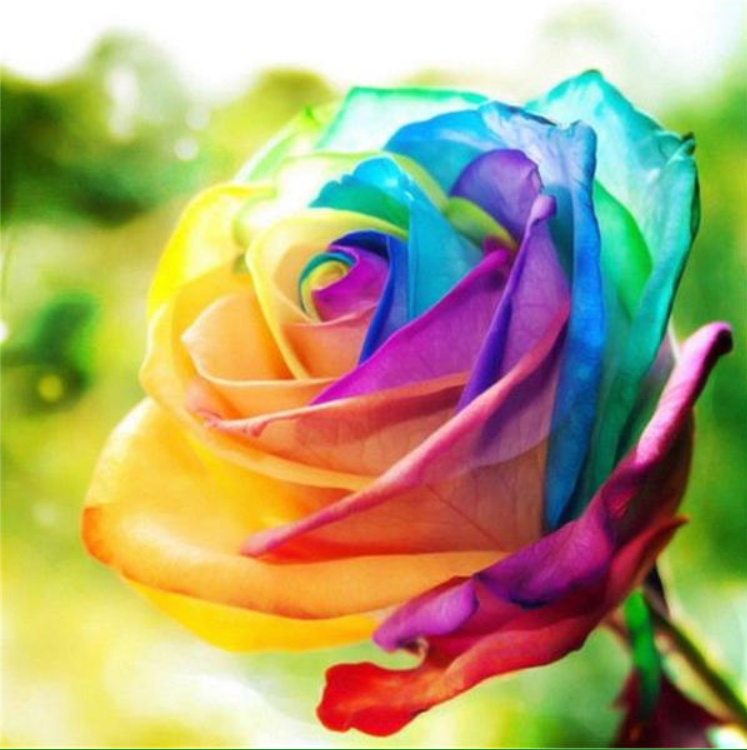
#> input picture PycharmProjects/PrelucrareaImaginilor/F.png, 747 x 750 px, given in place of flower.jpg, which was not available
$ python tema2.py
#> lines starting #> are read from the running program, lines starting #| are printed output that depends on the picture; after the words box and inside, x2 and y2 are one past the last pixel; in counts of white or black regions, pixels touching at a corner belong together; pictures that were not available may be replaced by others from this repository, and a replacement may not be noted
import cv2
import numpy as np
import matplotlib.pyplot as plt
import os


DEFAULT_IMAGE_PATH = r'C:\Users\User1\Desktop\flower.jpg'


img = cv2.imread(DEFAULT_IMAGE_PATH)
#> img is the input picture: shape (750, 747, 3); mean B, G, R 116.9, 164.6, 172.4
if img is None:
    raise FileNotFoundError("Imaginea nu a fost găsită. Verifică calea!")


gray = cv2.cvtColor(img, cv2.COLOR_BGR2GRAY)
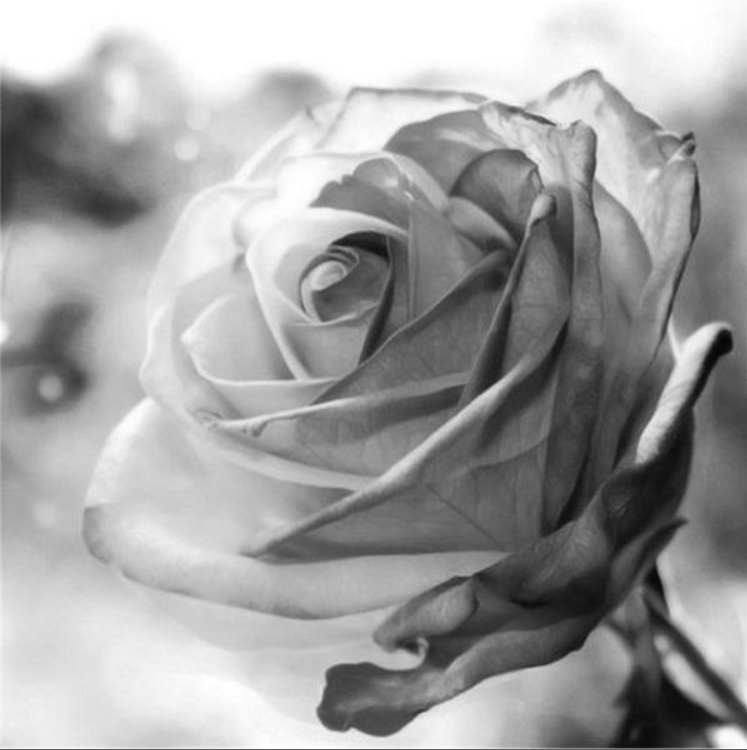
#> gray: shape (750, 747); min 5, max 255, mean 161.5

base_dir = os.path.dirname(DEFAULT_IMAGE_PATH)
output_dir = os.path.join(base_dir, "output_tema_lab_3")


os.makedirs(output_dir, exist_ok=True)


cv2.imshow("Imaginea originala", img)
cv2.waitKey(0)
cv2.destroyAllWindows()

original_save_path = os.path.join(output_dir, "imagine_originala.jpg")
cv2.imwrite(original_save_path, img)


def global_threshold_auto(image, epsilon=0.5):
#> called with epsilon = 0.5
    hist = cv2.calcHist([image], [0], None, [256], [0, 256]).flatten()
#> hist = 256 values, max 31076 at index 255, min 0 at index 0, mean 2188.5
    min_intensity = np.min(np.where(hist > 0))
#> min_intensity = 5
    max_intensity = np.max(np.where(hist > 0))
#> max_intensity = 255
    T = (min_intensity + max_intensity) / 2
#> T = 130
    while True:
        G1 = image[image <= T]
        G2 = image[image > T]
        if len(G1) == 0 or len(G2) == 0:
            break
        m1 = np.mean(G1)
        m2 = np.mean(G2)
        new_T = (m1 + m2) / 2
        if abs(new_T - T) < epsilon:
            break
        T = new_T
#> this loop made 5 passes
#> (m1, m2, new_T, T) on passes 1 to 4: (85.5, 203, 144.2, 144.2), (91.92, 208.5, 150.2, 150.2), (94.63, 210.7, 152.6, 152.6), (95.51, 211.3, 153.4, 153.4)
#> (m1, m2, new_T) on pass 5: (95.95, 211.7, 153.8)
    _, binary_img = cv2.threshold(image, T, 255, cv2.THRESH_BINARY)
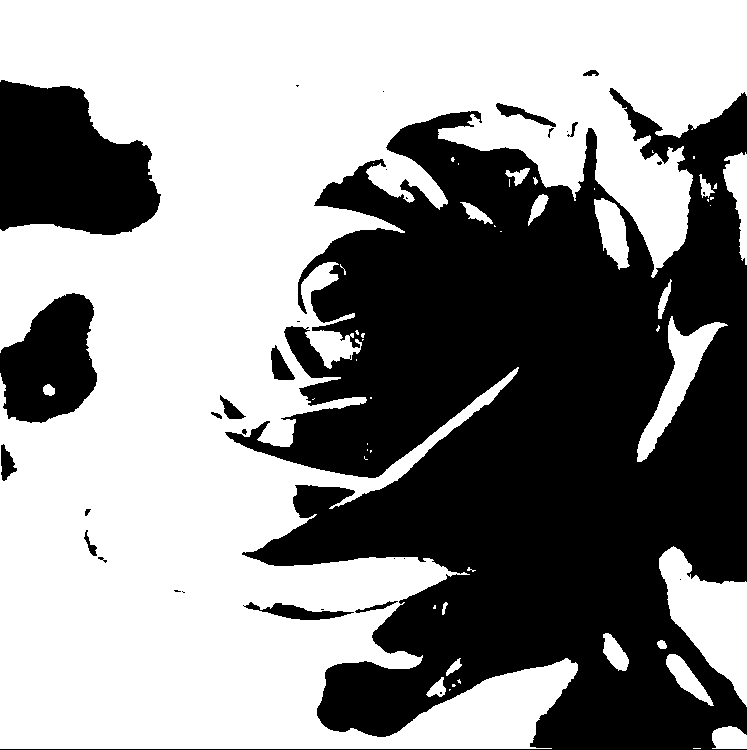
#> binary_img: shape (750, 747); 56.6% white; 32 black regions (15 under 20 px), largest, box (x1, y1, x2, y2) and area: (0, 88, 747, 750) 212940, (0, 80, 161, 235) 18348, (0, 293, 97, 423) 8837
    return binary_img, T

binary_img, threshold_value = global_threshold_auto(gray)
#> threshold_value = 153.4

print(f"Pragul calculat automat: {threshold_value:.2f}")
#| Pragul calculat automat: 153.43
cv2.imshow(f"Imagine binarizata (prag = {threshold_value:.2f})", binary_img)
cv2.waitKey(0)
cv2.destroyAllWindows()


binary_save_path = os.path.join(output_dir, f"imagine_binarizata_{int(threshold_value)}.jpg")
cv2.imwrite(binary_save_path, binary_img)


equalized_img = cv2.equalizeHist(gray)
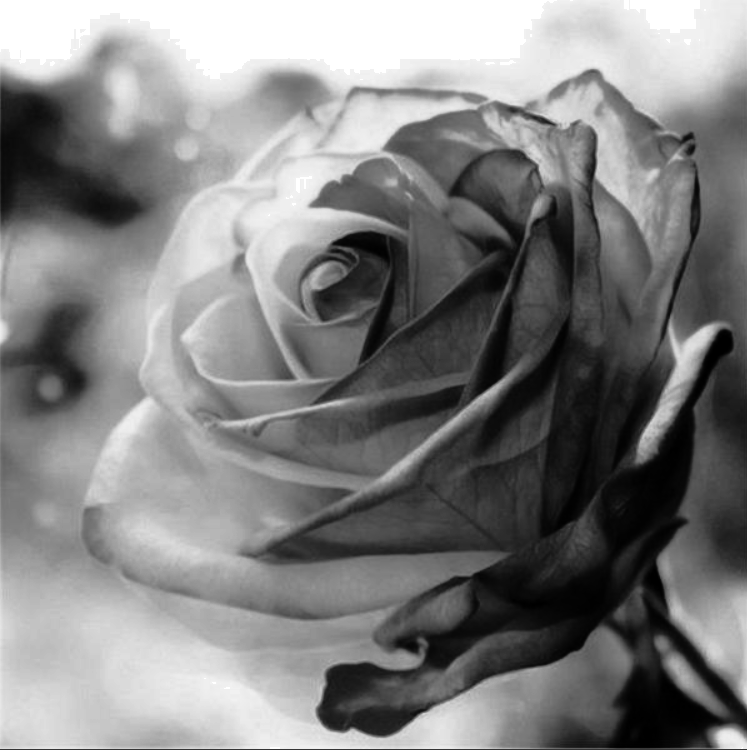
#> equalized_img: shape (750, 747); min 0, max 255, mean 128.4

cv2.imshow("Imagine egalizata (histograma uniformizata)", equalized_img)
cv2.waitKey(0)
cv2.destroyAllWindows()


equalized_save_path = os.path.join(output_dir, "imagine_egalizata.jpg")
cv2.imwrite(equalized_save_path, equalized_img)


plt.figure(figsize=(10,5))
plt.subplot(1,2,1)
plt.title("Histograma originala")
plt.hist(gray.ravel(), bins=256, range=[0,256], color='gray')
plt.subplot(1,2,2)
plt.title("Histograma egalizata")
plt.hist(equalized_img.ravel(), bins=256, range=[0,256], color='gray')
plt.tight_layout()

# Salvare figura cu histograme
hist_save_path = os.path.join(output_dir, "histograme_comparate.png")
plt.savefig(hist_save_path)
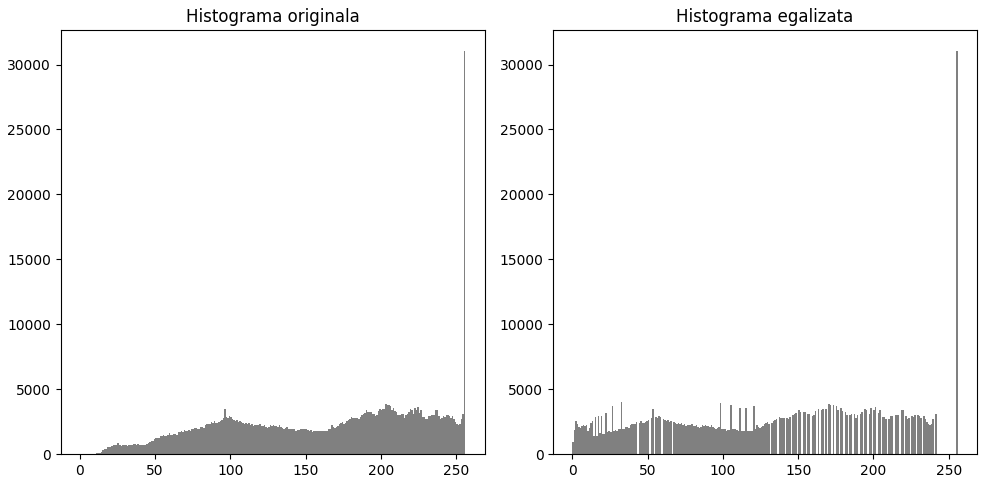
#> figure drawn by matplotlib, 2 panels; panel 1: tallest bar 31076 high, from x = 255 to 256; panel 2: tallest bar 31076 high, from x = 255 to 256

plt.show()
